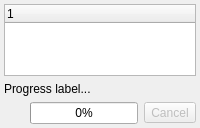
        <widget class="QWidget" name="tab_2">
         <attribute name="title">
          <string>Output</string>
         </attribute>
         <layout class="QGridLayout" name="gridLayout_15">
          <property name="leftMargin">
           <number>4</number>
          </property>
          <property name="topMargin">
           <number>4</number>
          </property>
          <property name="rightMargin">
           <number>4</number>
          </property>
          <property name="bottomMargin">
           <number>4</number>
          </property>
          <item row="1" column="0">
           <widget class="QWidget" name="progress_wgt" native="true">
            <property name="sizePolicy">
             <sizepolicy hsizetype="Preferred" vsizetype="Preferred">
              <horstretch>0</horstretch>
              <verstretch>0</verstretch>
             </sizepolicy>
            </property>
            <property name="maximumSize">
             <size>
              <width>16777215</width>
              <height>65</height>
             </size>
            </property>
            <layout class="QGridLayout" name="gridLayout_4">
             <property name="leftMargin">
              <number>0</number>
             </property>
             <property name="topMargin">
              <number>0</number>
             </property>
             <property name="rightMargin">
              <number>0</number>
             </property>
             <property name="bottomMargin">
              <number>0</number>
             </property>
             <property name="verticalSpacing">
              <number>6</number>
             </property>
             <item row="1" column="0">
              <widget class="QLabel" name="ico_lbl">
               <property name="sizePolicy">
                <sizepolicy hsizetype="Fixed" vsizetype="Fixed">
                 <horstretch>0</horstretch>
                 <verstretch>0</verstretch>
                </sizepolicy>
               </property>
               <property name="minimumSize">
                <size>
                 <width>20</width>
                 <height>20</height>
                </size>
               </property>
               <property name="maximumSize">
                <size>
                 <width>20</width>
                 <height>20</height>
                </size>
               </property>
               <property name="text">
                <string/>
               </property>
               <property name="scaledContents">
                <bool>true</bool>
               </property>
              </widget>
             </item>
             <item row="1" column="1">
              <widget class="QProgressBar" name="progress_pb">
               <property name="value">
                <number>0</number>
               </property>
              </widget>
             </item>
             <item row="1" column="2">
              <widget class="QToolButton" name="cancel_btn">
               <property name="enabled">
                <bool>false</bool>
               </property>
               <property name="text">
                <string>Cancel</string>
               </property>
               <property name="icon">
                <iconset resource="../res/resources.qrc">
                 <normaloff>:/icones/icones/msgbox_erro.png</normaloff>:/icones/icones/msgbox_erro.png</iconset>
               </property>
               <property name="iconSize">
                <size>
                 <width>20</width>
                 <height>20</height>
                </size>
               </property>
               <property name="toolButtonStyle">
                <enum>Qt::ToolButtonTextBesideIcon</enum>
               </property>
              </widget>
             </item>
             <item row="0" column="0" colspan="3">
              <widget class="QLabel" name="progress_lbl">
               <property name="sizePolicy">
                <sizepolicy hsizetype="Preferred" vsizetype="Fixed">
                 <horstretch>0</horstretch>
                 <verstretch>0</verstretch>
                </sizepolicy>
               </property>
               <property name="text">
                <string>Progress label...</string>
               </property>
              </widget>
             </item>
            </layout>
           </widget>
          </item>
          <item row="0" column="0">
           <widget class="QTreeWidget" name="output_trw">
            <property name="sizePolicy">
             <sizepolicy hsizetype="Expanding" vsizetype="Expanding">
              <horstretch>0</horstretch>
              <verstretch>0</verstretch>
             </sizepolicy>
            </property>
            <property name="horizontalScrollBarPolicy">
             <enum>Qt::ScrollBarAsNeeded</enum>
            </property>
            <property name="sizeAdjustPolicy">
             <enum>QAbstractScrollArea::AdjustToContents</enum>
            </property>
            <property name="editTriggers">
             <set>QAbstractItemView::DoubleClicked|QAbstractItemView::EditKeyPressed</set>
            </property>
            <property name="alternatingRowColors">
             <bool>true</bool>
            </property>
            <property name="selectionMode">
             <enum>QAbstractItemView::SingleSelection</enum>
            </property>
            <property name="iconSize">
             <size>
              <width>20</width>
              <height>20</height>
             </size>
            </property>
            <property name="indentation">
             <number>20</number>
            </property>
            <property name="uniformRowHeights">
             <bool>true</bool>
            </property>
            <property name="wordWrap">
             <bool>false</bool>
            </property>
            <attribute name="headerMinimumSectionSize">
             <number>25</number>
            </attribute>
            <column>
             <property name="text">
              <string/>
             </property>
            </column>
           </widget>
          </item>
         </layout>
        </widget>
